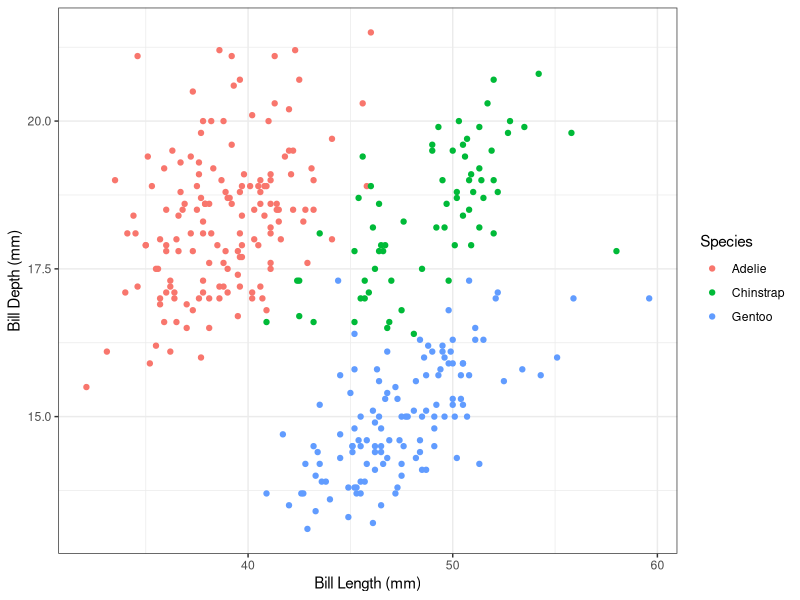
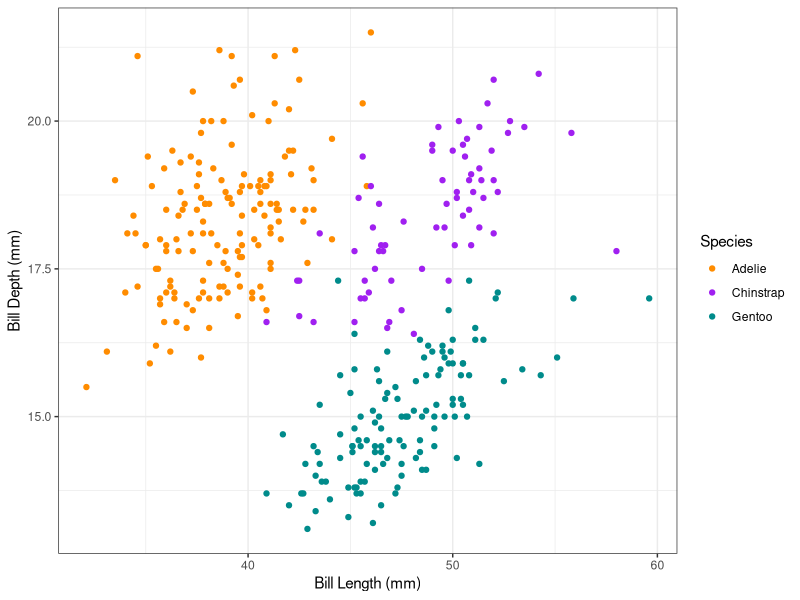
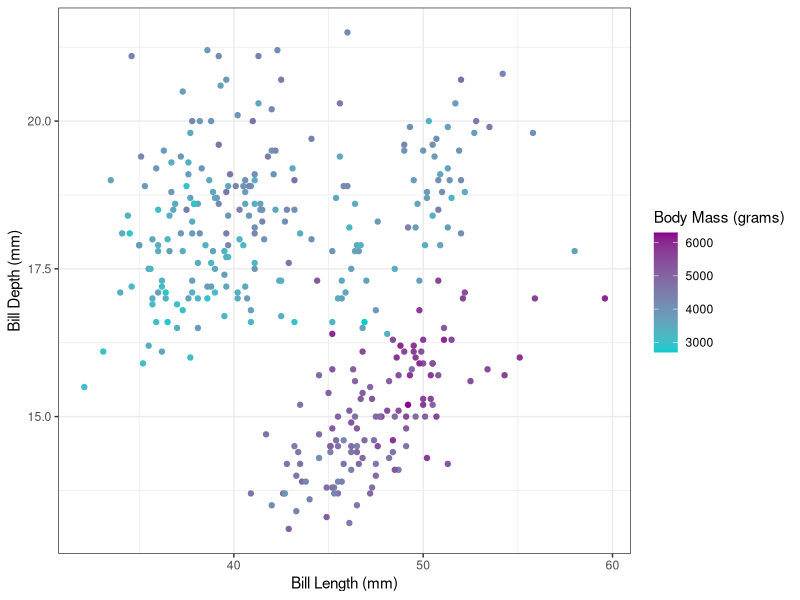
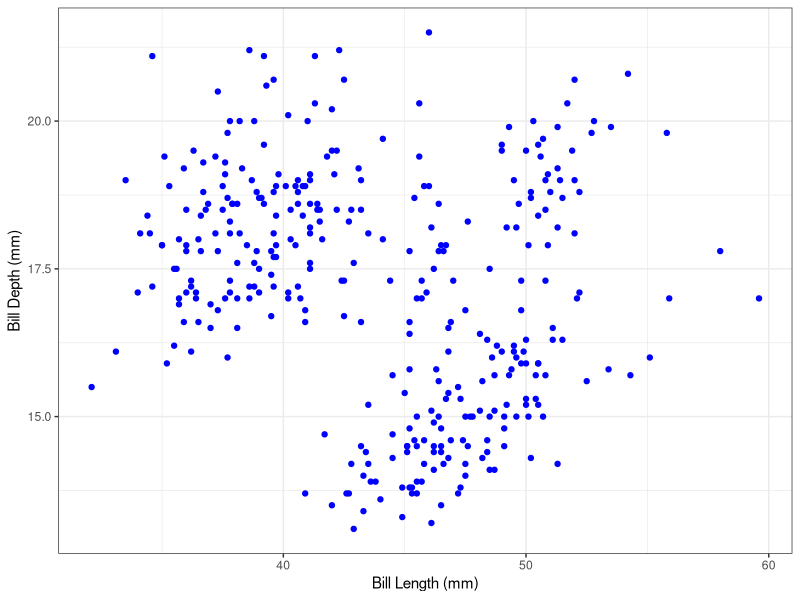
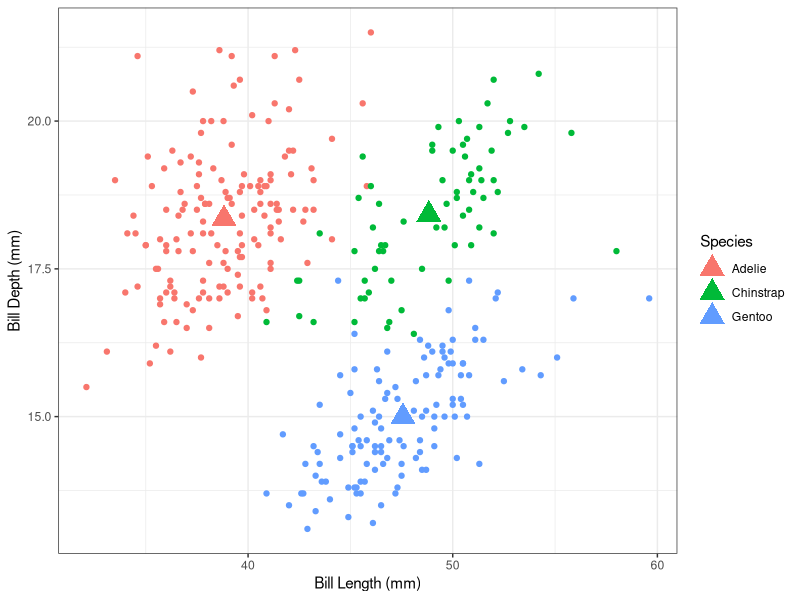
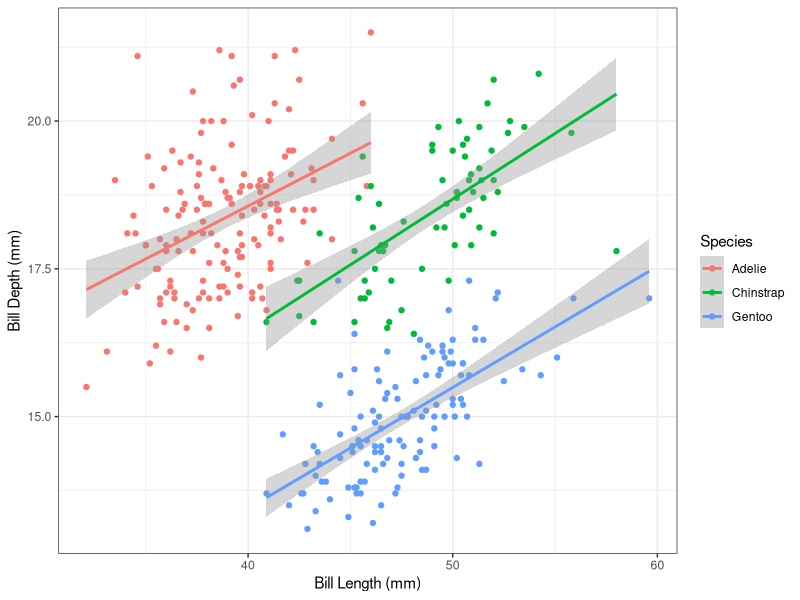
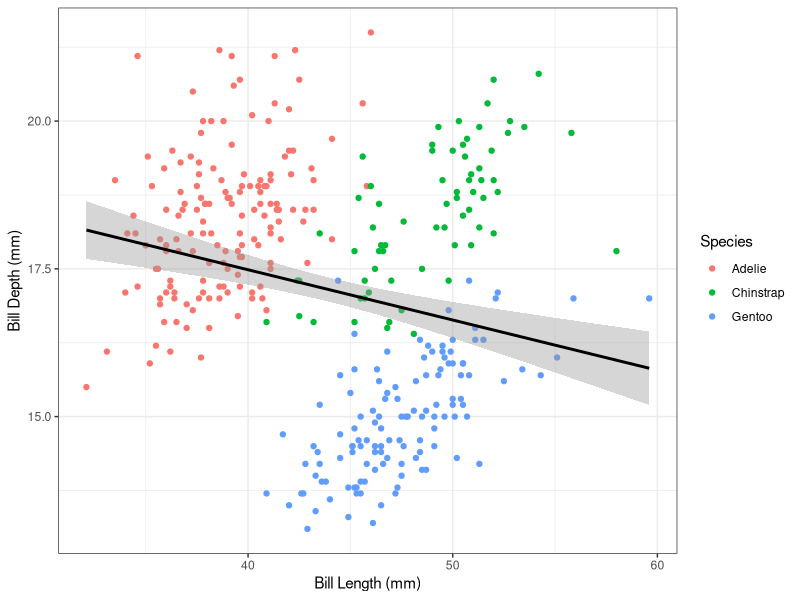
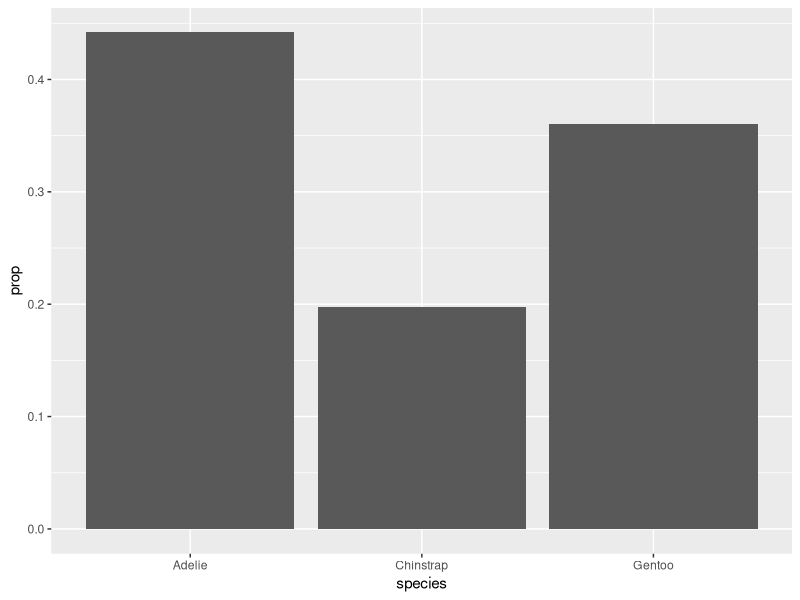

The R script that drew these images, in order:
## ---- chunk 1
#| eval: true
#| echo: true
#| message: false
#| warning: false
# load packages ----
library(tidyverse)
library(palmerpenguins)
## ---- chunk 2
# create some untidy temperature data ----
temp_data_wide <- tribble(
  ~date, ~station1, ~station2,  ~station3,
  "2023-10-01", 30.1, 29.8,  31.2,
  "2023-11-01", 28.6, 29.1,  33.4,
  "2023-12-01", 29.9, 28.5,  32.3
)

# print it out ----
print(temp_data_wide)
## ---- chunk 3
# convert data from wide > long ----
temp_data_long <- temp_data_wide |> 
  pivot_longer(cols = starts_with("station"),
               names_to = "station_id",
               values_to = "temp_c")

# print it out ----
print(temp_data_long)
## ---- chunk 4
#| warning: false
ggplot(data = penguins, 
       mapping = aes(x = bill_length_mm, y = bill_depth_mm, color = species)) + 
  geom_point() + 
  theme_bw() + 
  labs(x = "Bill Length (mm)", 
       y = "Bill Depth (mm)", 
       color = "Species")
## ---- chunk 5
#| warning: false
ggplot(data = penguins, 
       mapping = aes(x = bill_length_mm, y = bill_depth_mm, color = species)) + 
  geom_point() + 
  scale_color_manual(values = c("darkorange", "purple", "cyan4")) +
  theme_bw() + 
  labs(x = "Bill Length (mm)", 
       y = "Bill Depth (mm)", 
       color = "Species")
## ---- chunk 6
#| warning: false
ggplot(data = penguins, 
       mapping = aes(x = bill_length_mm, y = bill_depth_mm, color = body_mass_g)) + 
  geom_point() + 
  scale_color_gradient(low = "cyan3", high = "magenta4") +
  theme_bw() + 
  labs(x = "Bill Length (mm)", 
       y = "Bill Depth (mm)", 
       color = "Body Mass (grams)")
## ---- chunk 7
#| warning: false
ggplot(data = penguins, 
       mapping = aes(x = bill_length_mm, y = bill_depth_mm)) + 
  geom_point(color = "blue") + 
  theme_bw() + 
  labs(x = "Bill Length (mm)", 
       y = "Bill Depth (mm)", 
       color = "Species")
## ---- chunk 8
#| warning: false
#| message: false
# create a separate penguins_summary df ----
penguins_summary <- penguins |>
  drop_na() |> 
  group_by(species) |> 
  summarize(
    mean_bill_length_mm = mean(bill_length_mm),
    mean_bill_depth_mm = mean(bill_depth_mm)
  )

# create ggplot with layers from different dfs ----
ggplot() + 
  geom_point(data = penguins, 
             mapping = aes(x = bill_length_mm, 
                           y = bill_depth_mm, 
                           color = species)) + 
  geom_point(data = penguins_summary, 
             mapping = aes(x = mean_bill_length_mm, 
                           y = mean_bill_depth_mm, 
                           color = species), 
             size = 6, 
             shape = 17) + 
  theme_bw() + 
  labs(x = "Bill Length (mm)", 
       y = "Bill Depth (mm)", 
       color = "Species")
  
## ---- chunk 9
#| warning: false
#| message: false
# scatterplot with lms fitted to species ---- 
ggplot(data = penguins, 
       mapping = aes(x = bill_length_mm, y = bill_depth_mm, color = species)) + 
  geom_point() + 
  geom_smooth(method = "lm") + 
  theme_bw() + 
  labs(x = "Bill Length (mm)", 
       y = "Bill Depth (mm)", 
       color = "Species")
## ---- chunk 10
#| warning: false
#| message: false
# scatterplot with lm fitted to entire data set ---- 
ggplot(data = penguins, 
       mapping = aes(x = bill_length_mm, y = bill_depth_mm)) + 
  geom_point(aes(color = species)) + 
  geom_smooth(method = "lm", color = "black") + 
  theme_bw() + 
  labs(x = "Bill Length (mm)", 
       y = "Bill Depth (mm)", 
       color = "Species")
## ---- chunk 11
#| warning: false
# filter for Gentoo penguins, then pipe into ggplot ----

## ---- chunk 12
#| warning: false
# ~ CODE ALONG HERE ~
## ---- chunk 13
#| warning: false

# new summarized df ----
penguin_summary <- penguins |> 
  count(species) 

# generate bar heights based on "identity" of values in `n` column ----
# ~ CODE ALONG HERE ~
## ---- chunk 14
#| warning: false
ggplot(penguins, aes(x = species, y = after_stat(prop), group = 1)) +
  geom_bar()
## ---- chunk 15
#| warning: false
# ~ CODE ALONG HERE ~
## ---- chunk 16
#| warning: false
# ~ CODE ALONG HERE ~
## ---- chunk 17
#| warning: false
# ~ CODE ALONG HERE ~
## ---- chunk 18
#| warning: false
# ~ CODE ALONG HERE ~
## ---- chunk 19
#| warning: false
ggplot(penguins, aes(x = species)) +
  geom_bar()
## ---- chunk 20
#| warning: false
# ~ CODE ALONG HERE ~
## ---- chunk 21
#| warning: false
# ~ CODE ALONG HERE ~
## ---- chunk 22
#| warning: false
# ~ CODE ALONG HERE ~
## ---- chunk 23
#| warning: false
# ~ CODE ALONG HERE ~
## ---- chunk 24
#| warning: false
#| message: false
# ~ CODE ALONG HERE ~
